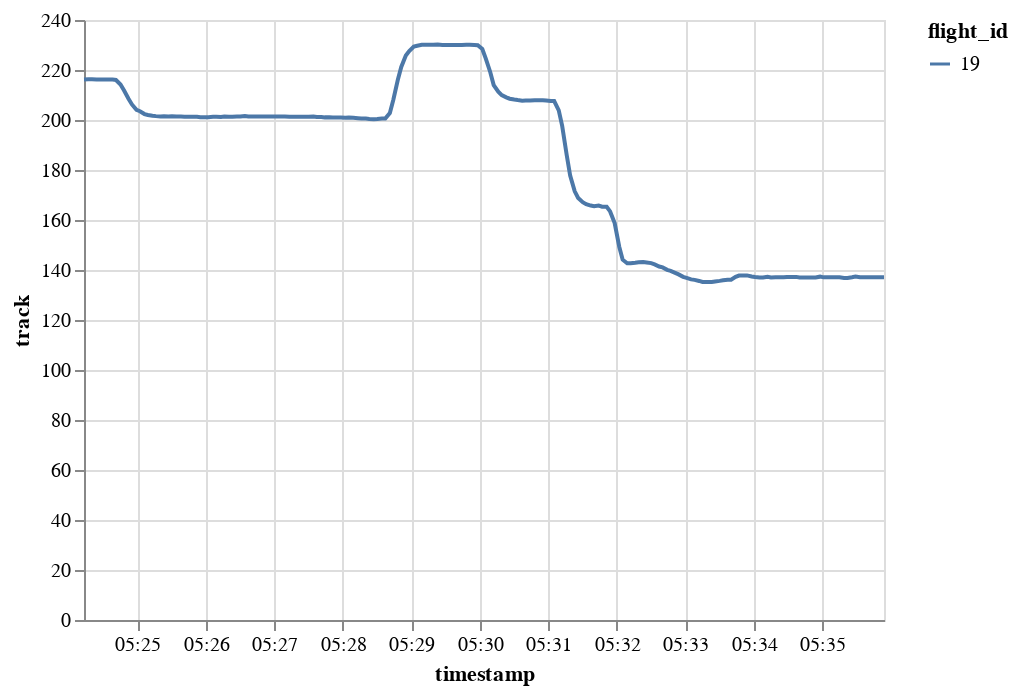

The notebook cell saved with this chart:
### Code cell
original.chart().encode(alt.Y("track"), alt.X("timestamp"), alt.Color("flight_id"))

### Figure 1 — Vega-Lite specification as saved in the notebook (floating-point values rounded to 4 significant figures; data arrays with more than 128 entries replaced by an {"elided": "..."} marker saying what was removed)
{"config": {"view": {"continuousWidth": 400, "continuousHeight": 300}}, "data": {"name": "data-79ab3bec3a39a442b3d533f848c5ceae"}, "mark": "line", "encoding": {"color": {"type": "nominal", "field": "flight_id"}, "x": {"type": "temporal", "field": "timestamp"}, "y": {"type": "quantitative", "field": "track"}}, "$schema": "https://vega.github.io/schema/vega-lite/v4.8.1.json", "datasets": {"data-79ab3bec3a39a442b3d533f848c5ceae": {"elided": "200 records"}}}
